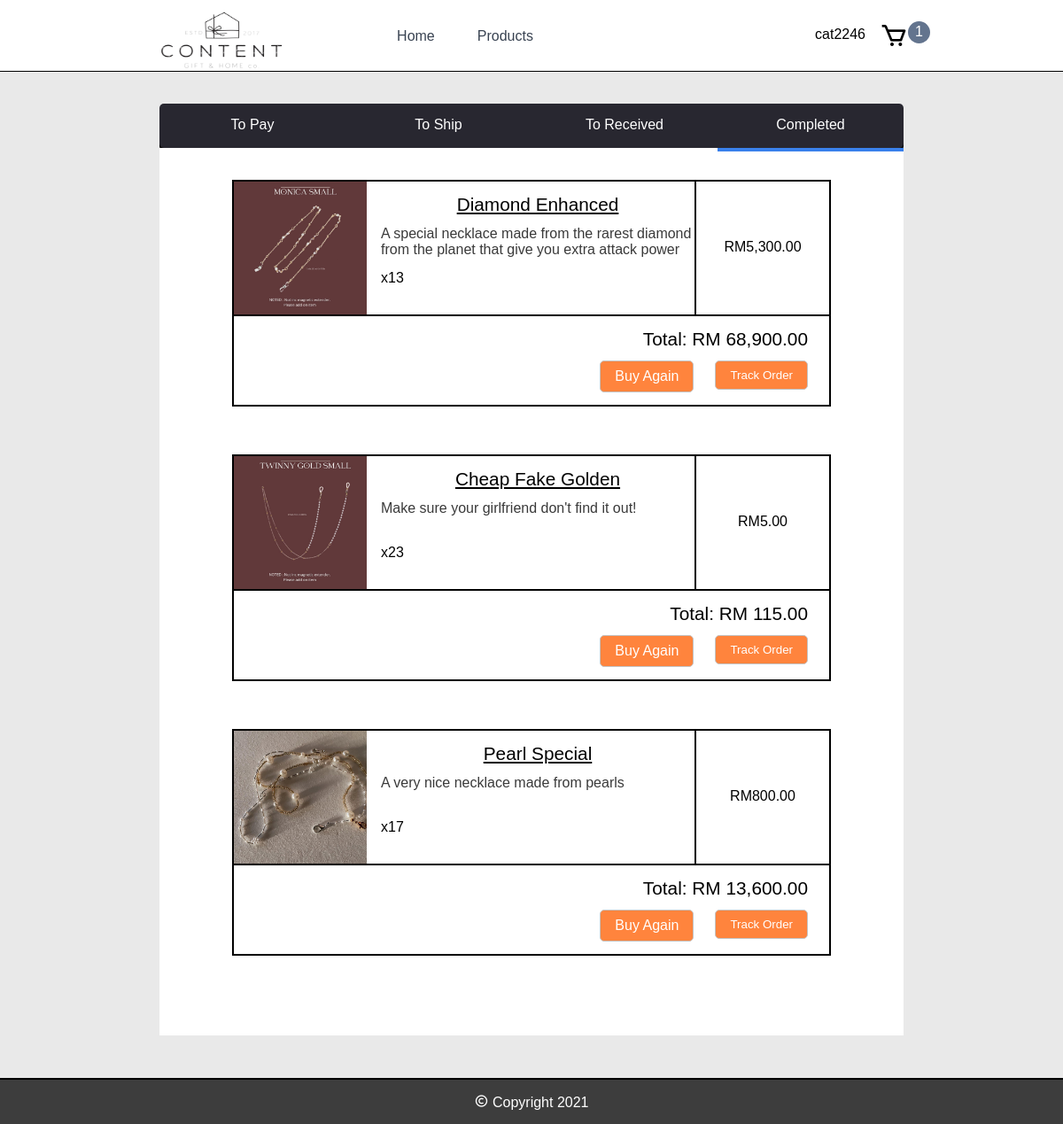
Page /completed.php (signed in) on the committed database.
### tables this page shows
CREATE TABLE `user` (
  `uid` int(255) NOT NULL,
  `email` varchar(255) NOT NULL,
  `username` varchar(255) NOT NULL,
  `password` varchar(255) NOT NULL,
  `permission` varchar(255) DEFAULT 'member'
);

CREATE TABLE `cart` (
  `cart_id` int(11) NOT NULL,
  `uid` int(11) NOT NULL,
  `product_id` int(11) NOT NULL,
  `amount` int(11) NOT NULL,
  `status` varchar(255) NOT NULL DEFAULT 'unpaid',
  `address` varchar(255) DEFAULT NULL,
  `tracking_num` varchar(255) DEFAULT NULL,
  `date` date DEFAULT NULL
);

CREATE TABLE `product` (
  `product_id` int(11) NOT NULL,
  `name` varchar(255) NOT NULL,
  `picture` varchar(255) NOT NULL,
  `price` decimal(10,2) NOT NULL,
  `description` varchar(255) NOT NULL,
  `categories_id` int(11) NOT NULL
);

### completed.php (the view, shortened to what this page needs)
<?php
    $uid = "";
    if(isset($_SESSION["member"]) === true){
        $uid = $_SESSION['uid'];
        $sql_userInformation = "SELECT * FROM user WHERE uid='$uid'";
        $res_userInformation = mysqli_query($conn, $sql_userInformation);
        $row_userInformation = mysqli_fetch_array($res_userInformation);
        $username = $row_userInformation['username'];
    }
    $cartAmount = 0;
    $sql_getCartAmount = "SELECT * FROM cart WHERE uid='$uid' AND status='unpaid'";
    $res_getCartAmount = mysqli_query($conn, $sql_getCartAmount);
    if(mysqli_num_rows($res_getCartAmount) > 0){
        while($row = mysqli_fetch_array($res_getCartAmount)){
            $cartAmount = $cartAmount + 1;
        }
    }
?>
<!DOCTYPE html>
<html lang="en">
<head>
    <link rel="stylesheet" href="css/styles.css">
    <link href='https://unpkg.com/boxicons@2.0.7/css/boxicons.min.css' rel='stylesheet'>
</head>
<body class="body">
    <header>
        <div class="container-wrapper">
             <div class="homepage"><img src ="../shopping_system/css/images/logo1.png"  width="200" height="100" alt="mars bg" /><ul></div>
            <div class="nav-bar">
                <div class="nav-bar-items" onclick="window.location='homepage.php'">
                    <p>Home</p>
                </div>
                <div class="nav-bar-items" onclick="window.location='product.php'">
                    <p>Products</p>
                </div>
            </div>
            <div class="cart-items">
                <?php if(empty($uid)){ ?>
                    <span id="login-register" onclick="openForm()">Login/Register</span>
                <?php }else{ ?>
                    <span id="login-register" onclick="openForm()"><?php echo $username;?></span>
                <?php } ?>
                <i onclick="window.location='mycart.php'" class='bx bx-cart'></i>
                <span id="cart-items-circle">
                    <?php echo $cartAmount; ?>
                </span>
            </div>
        </div>
    </header>
    <section>
        <br><br>
        <div class="mycart-nav-bar">
            <div onclick="window.location='mycart.php'" class="mycart-nav-bar-item">
                <span>To Pay</span>
            </div>
            <div onclick="window.location='to_ship.php'" class="mycart-nav-bar-item">
                <span>To Ship</span>
            </div>
            <div onclick="window.location='to_received.php'" class="mycart-nav-bar-item">
                <span>To Received</span>
            </div>
            <div style="border-bottom: 4px solid rgb(57, 128, 235);" onclick="window.location='completed.php'" class="mycart-nav-bar-item">
                <span>Completed</span>
            </div>
        </div>
        <div class="mycart-container">
            <br>
            <br>
                <?php
                    $rec_limit = 6;
                    if(!empty($_REQUEST["page"])){
                    $page = $_REQUEST['page'];
                    $offset = ($page - 1) * $rec_limit;
                    }else{
                        $offset = 0;
                    }
                    $sql2 = "Select * from cart WHERE uid='$uid' AND status='Order Received' limit $offset, $rec_limit";
                    $result = mysqli_query($conn,$sql2);
                    if(mysqli_num_rows($result) > 0){
                        while($row = mysqli_fetch_assoc($result)){
                            $productID = $row['product_id'];
                            $sql_productInformation = "SELECT * FROM product WHERE product_id='$productID'";
                            $res_productInformation = mysqli_query($conn, $sql_productInformation);
                            $row_productInformation = mysqli_fetch_array($res_productInformation);
                            $totalPrice = $row['amount'] * $row_productInformation['price'];
                            $totalPrice = number_format($totalPrice, 2);
                            $itemPrice = $row_productInformation['price'];
                            $itemPrice = number_format($itemPrice, 2);
                            echo "<div style='margin: auto; width: 80%; border: solid black 2px;'>";
                                echo "<div class='mycart-container-items'>";
                                    echo "<div class='mycart-container-items-left'>";
                                        echo "<image id='mycart-product-picture' src='resource/product_pic/".$row_productInformation['picture']."'></image>";
                                    echo "</div>";
                                    echo "<div style='width: 1rem; min-width: 1rem; max-width: 1rem;'>";
                                    echo "</div>";
                                    echo "<div class='mycart-container-items-right'>";
                                        echo "<div id='mycart-item-name'>";
                                            echo "<span>".$row_productInformation['name']."</span>";
                                        echo "</div>";
                                        echo "<div id='mycart-item-description'>";
                                            echo "<span>".$row_productInformation['description']."</span>";
                                        echo "</div>";
                                        echo "<div id='mycart-item-amount'>";
                                            echo "<span>x".$row['amount']."</span>";
                                        echo "</div>";
                                    echo "</div>";
                                    echo "<div id='mycart-item-price'>";
                                        echo "<span>RM".$itemPrice."</span>";
                                    echo "</div>";
                                echo "</div>";
                                echo "<div class='mycart-item-lower'>";
                                    echo "<div class='mycart-item-lower-1'>";
                                        echo "<span>Total: RM ".$totalPrice."</span>";
                                    echo "</div>";
                                    echo "<div class='mycart-item-lower-2'>";
                                        echo "<button id='paynow-btn' onclick=\"linkTrack('".$row['tracking_num']."')\">Track Order</button>";
                                        echo "<div id='paynow-btn' onclick=\"window.location='product_buy_information.php?productID=".$row_productInformation['product_id']."'\">Buy Again</div>";
                                    echo "</div>";
                                echo "</div>";
                            echo "</div>";
                            echo "<br><br><br>";
                        }
                    }else{
                        echo "<center>";
                            echo "<div style='width: 200px; height: 200px; margin: auto;'><image style='width: 100%; height: 100%; border-radius: 50%;' src='resource/images/empty.png'></image></div>";
                            echo "<p id='text-align: center;'>No orders yet</p>";
                        echo "</center>";
                    }
                ?>
            <br>
            <br>
        </div>
    </section>
    <footer>
        <span><i class='bx bx-copyright icon'></i> Copyright 2021</spam>
    </footer>
</body>
</html>

### css/styles.css (style rules this page uses)
body { margin: 0px; padding: 0px; padding-bottom: 100px; font-family:'Franklin Gothic Light', 'Arial Narrow', Arial, sans-serif; background-color:rgb(233, 233, 233); }
section { background-color:rgb(233, 233, 233); }
header { height: 80px; border-bottom: 1px solid black; background-color: white; }
.container-wrapper { margin: auto; width: 75%; height: 80px; display: flex; }
.nav-bar { display: flex; width: 100%; justify-content: center; }
.nav-bar-items { margin-top: 1rem; }
.nav-bar-items p { color: #394352; margin-left: 1.5rem; margin-right: 1.5rem; }
.cart-items { width: 100%; display: flex; justify-content: right; margin-top: 1.5rem; }
.cart-items i { font-size: 2rem; }
#cart-items-circle { border-radius: 50%; background-color: #63748e; color: #fff; width: 25px; height: 25px; line-height: 23px; text-align: center; }
#login-register { line-height: 30px; margin-right: 1rem; }
.mycart-nav-bar { margin: auto; width: 70%; height: 50px; background-color: #282730; border-radius: 5px; display: flex; box-shadow: 0px 3px; }
.mycart-nav-bar-item { width: 100%; height: 100%; text-align: center; }
.mycart-nav-bar span { color: white; position: relative; top: 15px; }
.mycart-container { width: 70%; margin: auto; background-color:rgb(255, 255, 255); }
.mycart-container-items { display: flex; background-color: white; }
.mycart-container-items-left { width: 150px; height: 150px; min-width: 150px; min-height: 150px; }
.mycart-container-items-right { width: 100%; display: flex; flex-direction: column; }
#mycart-product-picture { width: 100%; height: 100%; }
.mycart-container-items-right div { height: 100%; width: 100%; }
#mycart-item-name { text-align: center; font-size: 1.3rem; }
#mycart-item-name span { position: relative; top: 14px; text-decoration: underline; }
#mycart-item-description span { color:rgb(58, 58, 58); }
#mycart-item-price { width: 150px; min-width: 150px; max-width: 150px; border-left: solid black 2px; }
#mycart-item-price { text-align: center; }
#mycart-item-price span { position: relative; top: 65px; }
.mycart-item-lower { border-top: 2px solid black; width: 100%; height: 100px; background-color: white; display: flex; flex-direction: column; }
.mycart-item-lower-1 { height: 100%; text-align: right; }
.mycart-item-lower-1 span { margin-right: 1.5rem; font-size: 1.3rem; position: relative; top: 14px; }
.mycart-item-lower-2 { height: 100%; }
#paynow-btn { margin-right: 1.5rem; position: relative; float: right; text-align: center; padding-left: 1rem; padding-right: 1rem; padding-top: 0.5rem; padding-bottom: 0.5rem; color: white; background-color:rgb(255, 132, 61); border: solid rgb(194, 194, 194) 1px; display: inline; border-radius: 5px; }
footer { margin-top: 4rem; border-top: 2px solid black; width: 100%; height: 50px; background-color:rgb(61, 61, 61); text-align: center; position: fixed; bottom: 0px; left: 0px; }
footer span { position: relative; top: 16px; color: white; }

### rows in the picture
user: username "cat2246"
cart: product.picture (picture), product.name "Diamond Enhanced", product.description "A special necklace made from the rarest diamond from the planet that give you extra attack power", amount "13", product.price "5,300.00", amount.price "68,900.00"
cart: product.picture (picture), product.name "Cheap Fake Golden", product.description "Make sure your girlfriend don't find it out!", amount "23", product.price "5.00", amount.price "115.00"
cart: product.picture (picture), product.name "Pearl Special", product.description "A very nice necklace made from pearls", amount "17", product.price "800.00", amount.price "13,600.00"

### other values in the picture
$cartAmount "1"
